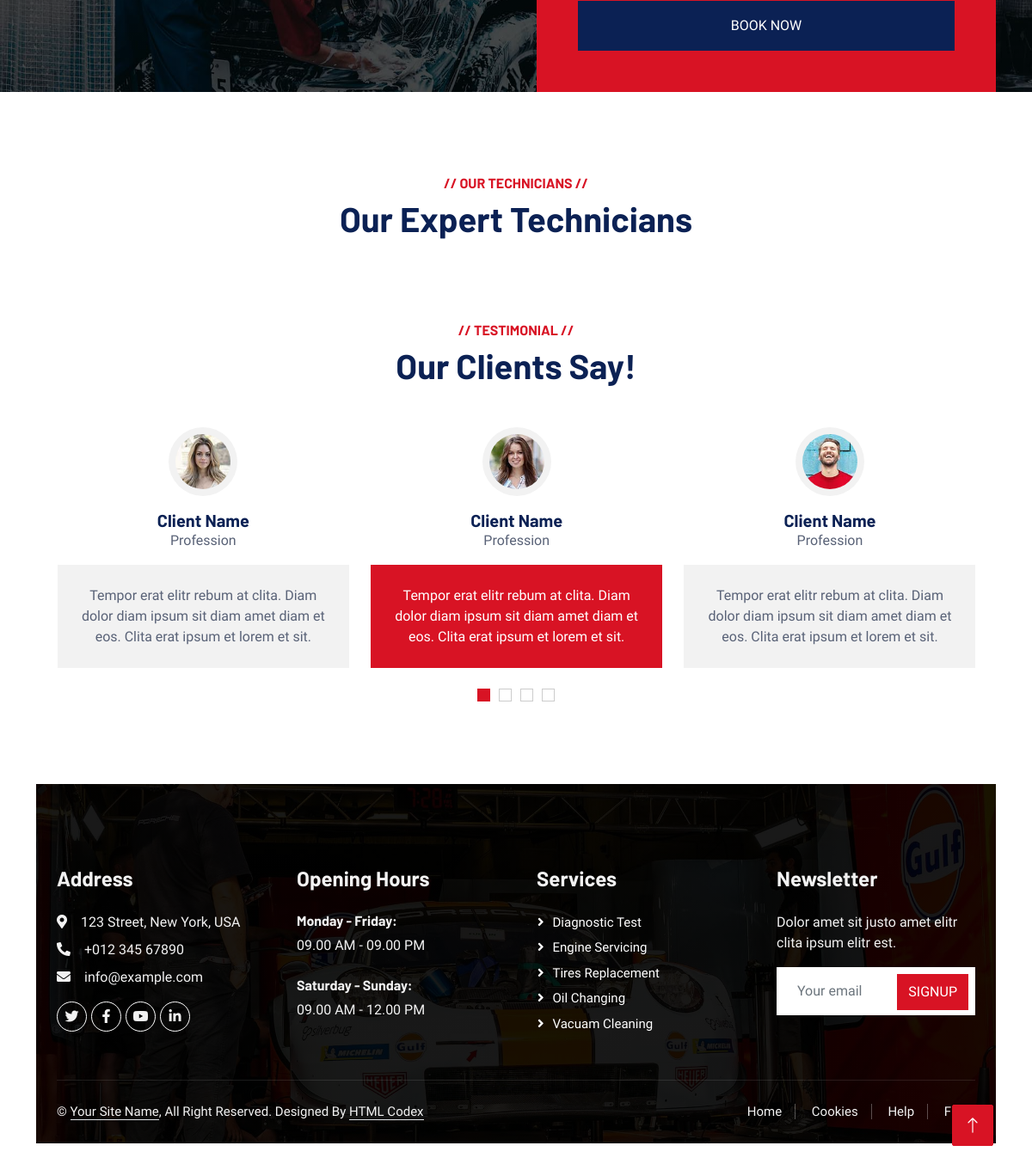
Before: / (lower part) with the older database file.
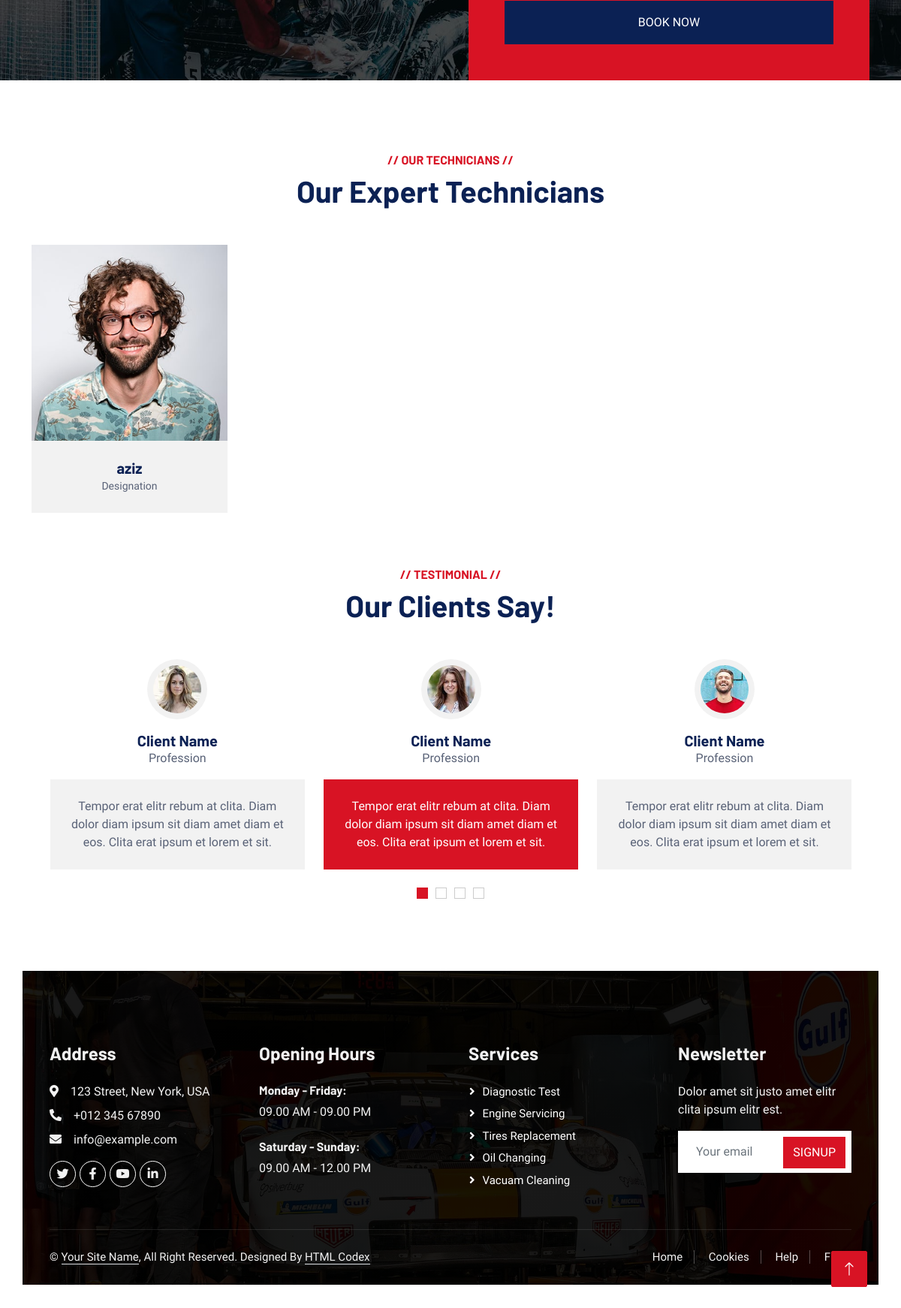
After: the same page with the newer database file.
### pages/models.py (models this page shows, shortened)
class Our_expert(models.Model):
    name = models.CharField(max_length=20)
    facebook = models.URLField(max_length=50)
    instagram = models.URLField(max_length=50)
    img = models.ImageField(upload_to='images/')
    profeccion = models.CharField(max_length=50)

### pages/views.py (the view)
# urls.py: 2. Add a URL to urlpatterns:  path('', Home.as_view(), name='home')
def Home(request):
    work = Work_time.objects.all()
    service = Our_services.objects.all()
    expert = Our_expert.objects.all()
    context = {
        'work': work,
        'service': service,
        'expert' : expert,
    }
    return render(request, 'index.html', context)

### templates/index.html (shortened to what this page needs)
<!DOCTYPE html>
<html lang="en">
<head>
    <link href="https://cdnjs.cloudflare.com/ajax/libs/font-awesome/5.10.0/css/all.min.css" rel="stylesheet">
    <link href="https://cdn.jsdelivr.net/npm/bootstrap-icons@1.4.1/font/bootstrap-icons.css" rel="stylesheet">
    <link href="/static/lib/animate/animate.min.css" rel="stylesheet">
    <link href="/static/lib/owlcarousel/assets/owl.carousel.min.css" rel="stylesheet">
    <link href="/static/lib/tempusdominus/css/tempusdominus-bootstrap-4.min.css" rel="stylesheet" />
    <link href="/static/css/bootstrap.min.css" rel="stylesheet">
    <link href="/static/css/style.css" rel="stylesheet">
</head>
<body>
    <div class="container-fluid bg-secondary booking my-5 wow fadeInUp" data-wow-delay="0.1s">
        <div class="container">
            <div class="row gx-5">
                <div class="col-lg-6 py-5">
                    <div class="py-5">
                    </div>
                </div>
                <div class="col-lg-6">
                    <div class="bg-primary h-100 d-flex flex-column justify-content-center text-center p-5 wow zoomIn" data-wow-delay="0.6s">
                        <form>
                            <div class="row g-3">
                                <div class="col-12">
                                    <button class="btn btn-secondary w-100 py-3" type="submit">Book Now</button>
                                </div>
                            </div>
                        </form>
                    </div>
                </div>
            </div>
        </div>
    </div>
    <div class="container-xxl py-5">
        <div class="container">
            <div class="text-center wow fadeInUp" data-wow-delay="0.1s">
                <h6 class="text-primary text-uppercase">// Our Technicians //</h6>
                <h1 class="mb-5">Our Expert Technicians</h1>
            </div>
            {% for d in expert  %}
            <div class="row g-4">
                <div class="col-lg-3 col-md-6 wow fadeInUp" data-wow-delay="0.1s">
                    <div class="team-item">
                        <div class="position-relative overflow-hidden">
                            <img class="img-fluid" src="/static/img/team-1.jpg" alt="">
                        </div>
                        <div class="bg-light text-center p-4">
                            <h5 class="fw-bold mb-0">{{d.name}}</h5>
                            <small>Designation</small>
                        </div>
                    </div>
                </div>
    {% endfor %}
    <div class="container-xxl py-5 wow fadeInUp" data-wow-delay="0.1s">
        <div class="container">
            <div class="text-center">
                <h6 class="text-primary text-uppercase">// Testimonial //</h6>
                <h1 class="mb-5">Our Clients Say!</h1>
            </div>
            <div class="owl-carousel testimonial-carousel position-relative">
                <div class="testimonial-item text-center">
                    <img class="bg-light rounded-circle p-2 mx-auto mb-3" src="/static/img/testimonial-1.jpg" style="width: 80px; height: 80px;">
                    <h5 class="mb-0">Client Name</h5>
                    <p>Profession</p>
                    <div class="testimonial-text bg-light text-center p-4">
                    <p class="mb-0">Tempor erat elitr rebum at clita. Diam dolor diam ipsum sit diam amet diam et eos. Clita erat ipsum et lorem et sit.</p>
                    </div>
                </div>
                <div class="testimonial-item text-center">
                    <img class="bg-light rounded-circle p-2 mx-auto mb-3" src="/static/img/testimonial-2.jpg" style="width: 80px; height: 80px;">
                    <h5 class="mb-0">Client Name</h5>
                    <p>Profession</p>
                    <div class="testimonial-text bg-light text-center p-4">
                    <p class="mb-0">Tempor erat elitr rebum at clita. Diam dolor diam ipsum sit diam amet diam et eos. Clita erat ipsum et lorem et sit.</p>
                    </div>
                </div>
                <div class="testimonial-item text-center">
                    <img class="bg-light rounded-circle p-2 mx-auto mb-3" src="/static/img/testimonial-4.jpg" style="width: 80px; height: 80px;">
                    <h5 class="mb-0">Client Name</h5>
                    <p>Profession</p>
                    <div class="testimonial-text bg-light text-center p-4">
                    <p class="mb-0">Tempor erat elitr rebum at clita. Diam dolor diam ipsum sit diam amet diam et eos. Clita erat ipsum et lorem et sit.</p>
                    </div>
                </div>
            </div>
        </div>
    </div>
    <div class="container-fluid bg-dark text-light footer pt-5 mt-5 wow fadeIn" data-wow-delay="0.1s">
        <div class="container py-5">
            <div class="row g-5">
                <div class="col-lg-3 col-md-6">
                    <h4 class="text-light mb-4">Address</h4>
                    <p class="mb-2"><i class="fa fa-map-marker-alt me-3"></i>123 Street, New York, USA</p>
                    <p class="mb-2"><i class="fa fa-phone-alt me-3"></i>+012 345 67890</p>
                    <p class="mb-2"><i class="fa fa-envelope me-3"></i>info@example.com</p>
                    <div class="d-flex pt-2">
                        <a class="btn btn-outline-light btn-social" href=""><i class="fab fa-twitter"></i></a>
                        <a class="btn btn-outline-light btn-social" href=""><i class="fab fa-facebook-f"></i></a>
                        <a class="btn btn-outline-light btn-social" href=""><i class="fab fa-youtube"></i></a>
                        <a class="btn btn-outline-light btn-social" href=""><i class="fab fa-linkedin-in"></i></a>
                    </div>
                </div>
                <div class="col-lg-3 col-md-6">
                    <h4 class="text-light mb-4">Opening Hours</h4>
                    <h6 class="text-light">Monday - Friday:</h6>
                    <p class="mb-4">09.00 AM - 09.00 PM</p>
                    <h6 class="text-light">Saturday - Sunday:</h6>
                    <p class="mb-0">09.00 AM - 12.00 PM</p>
                </div>
                <div class="col-lg-3 col-md-6">
                    <h4 class="text-light mb-4">Services</h4>
                    <a class="btn btn-link" href="">Diagnostic Test</a>
                    <a class="btn btn-link" href="">Engine Servicing</a>
                    <a class="btn btn-link" href="">Tires Replacement</a>
                    <a class="btn btn-link" href="">Oil Changing</a>
                    <a class="btn btn-link" href="">Vacuam Cleaning</a>
                </div>
                <div class="col-lg-3 col-md-6">
                    <h4 class="text-light mb-4">Newsletter</h4>
                    <p>Dolor amet sit justo amet elitr clita ipsum elitr est.</p>
                    <div class="position-relative mx-auto" style="max-width: 400px;">
                        <input class="form-control border-0 w-100 py-3 ps-4 pe-5" type="text" placeholder="Your email">
                        <button type="button" class="btn btn-primary py-2 position-absolute top-0 end-0 mt-2 me-2">SignUp</button>
                    </div>
                </div>
            </div>
        </div>
        <div class="container">
            <div class="copyright">
                <div class="row">
                    <div class="col-md-6 text-center text-md-start mb-3 mb-md-0">
                        &copy; <a class="border-bottom" href="#">Your Site Name</a>, All Right Reserved.
                        Designed By <a class="border-bottom" href="https://htmlcodex.com">HTML Codex</a>
                    </div>
                    <div class="col-md-6 text-center text-md-end">
                        <div class="footer-menu">
                            <a href="">Home</a>
                            <a href="">Cookies</a>
                            <a href="">Help</a>
                            <a href="">FQAs</a>
                        </div>
                    </div>
                </div>
            </div>
        </div>
    </div>
    <a href="#" class="btn btn-lg btn-primary btn-lg-square back-to-top"><i class="bi bi-arrow-up"></i></a>
</body>
</html>

### static/css/style.css (style rules this page uses)
:root { --primary: #D81324; --secondary: #0B2154; --light: #F2F2F2; --dark: #111111; }
.back-to-top { position: fixed; display: none; right: 45px; bottom: 45px; z-index: 99; }
.btn { font-weight: 500; text-transform: uppercase; transition: .5s; }
.btn.btn-primary, .btn.btn-secondary { color: #FFFFFF; }
.btn-lg-square { width: 48px; height: 48px; }
.btn-square, .btn-sm-square, .btn-lg-square { padding: 0; display: flex; align-items: center; justify-content: center; font-weight: normal; border-radius: 2px; }
.booking { background: linear-gradient(rgba(0, 0, 0, .7), rgba(0, 0, 0, .7)), url(../img/carousel-bg-2.jpg) center center no-repeat; background-size: cover; }
.testimonial-carousel .owl-item .testimonial-text, .testimonial-carousel .owl-item.center .testimonial-text * { transition: .5s; }
.testimonial-carousel .owl-item.center .testimonial-text { background: var(--primary) !important; }
.testimonial-carousel .owl-item.center .testimonial-text * { color: #FFFFFF !important; }
.footer { background: linear-gradient(rgba(0, 0, 0, .9), rgba(0, 0, 0, .9)), url(../img/carousel-bg-1.jpg) center center no-repeat; background-size: cover; }
.footer .btn.btn-social { margin-right: 5px; width: 35px; height: 35px; display: flex; align-items: center; justify-content: center; color: var(--light); border: 1px solid #FFFFFF; border-radius: 35px; transition: .3s; }
.footer .btn.btn-link { display: block; margin-bottom: 5px; padding: 0; text-align: left; color: #FFFFFF; font-size: 15px; font-weight: normal; text-transform: capitalize; transition: .3s; }
.footer .btn.btn-link::before { position: relative; content: "\f105"; font-family: "Font Awesome 5 Free"; font-weight: 900; margin-right: 10px; }
.footer .copyright { padding: 25px 0; font-size: 15px; border-top: 1px solid rgba(256, 256, 256, .1); }
.footer .copyright a { color: var(--light); }
.footer .footer-menu a { margin-right: 15px; padding-right: 15px; border-right: 1px solid rgba(255, 255, 255, .3); }
.footer .footer-menu a:last-child { margin-right: 0; padding-right: 0; border-right: none; }

Changed rows visible on the page:
added Our_expert: name "aziz"
